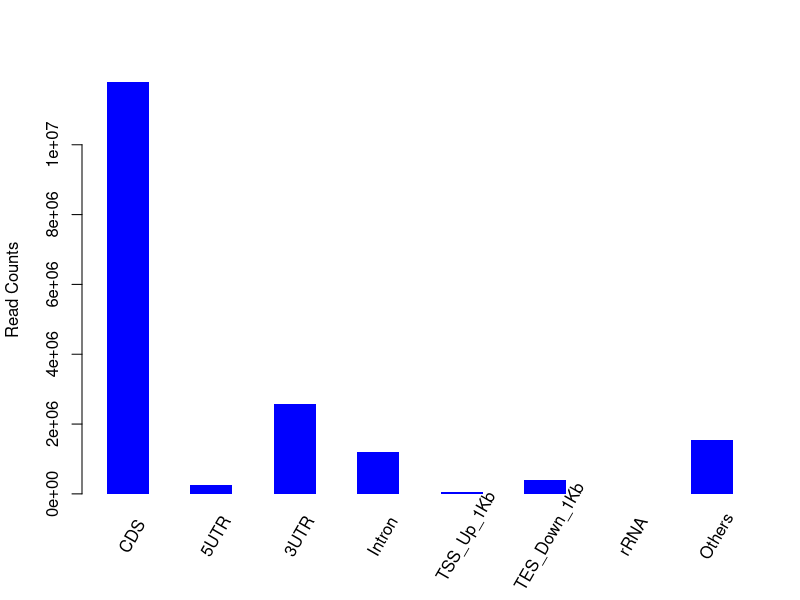

Recreate this plot in R.
png("/rds/user/is460/hpc-work/muscle-rnaseq/ezbamqc/output/figs/srpk3_hom_ttnb_het_10.read_distr.png",width=500,height=500,units="px")
M=c(11797505,266744,2578370,1206920,59302,406205,1414,1535446)
Mname=c("CDS","5UTR","3UTR","Intron","TSS_Up_1Kb","TES_Down_1Kb","rRNA","Others")
val = barplot(M,xlab="",space=1,ylab="Read Counts",col="blue",border="NA")
text(x=seq(val[1],val[8],by=2),y=rep(0,8),srt=60,adj=0,offset=2,pos=1,xpd=T,labels=Mname)
dev.state = dev.off()
